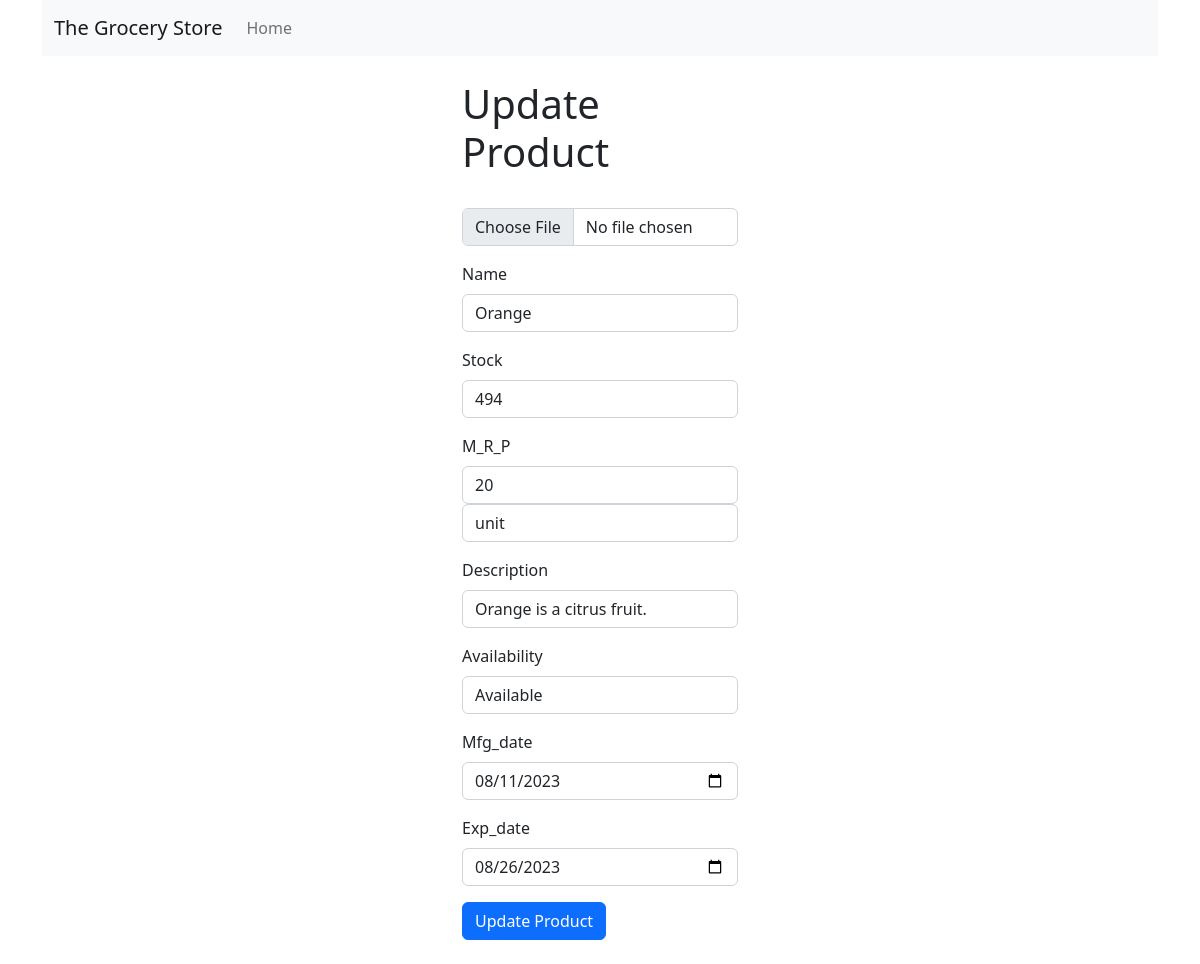
Page /product_update/2 (signed in) on the committed database.
### applications/models.py (models this page shows)
class Product(db.Model):
    __tablename__="products"
    id=db.Column(db.Integer,primary_key=True,autoincrement=True)
    name=db.Column(db.String,unique=True,nullable=False)
    stock=db.Column(db.Integer,nullable=False)
    description=db.Column(db.String)
    availability=db.Column(db.String,nullable=False)
    mfg_date=db.Column(db.String,nullable=False)
    exp_date=db.Column(db.String,nullable=False)
    m_r_p=db.Column(db.Integer,nullable=False)
    type=db.Column(db.String,nullable=False)
    owner=db.Column(db.Integer,nullable=False)
    cat_id=db.Column(db.Integer,nullable=False)

### applications/controllers.py (the view, shortened to what this page needs)
@app.route("/product_update/<product_id>", methods = ["GET", "POST"])
def product_update(product_id):
    if "user" in session:
        user = User.query.filter_by(name=session["user"]).first()
        if user.admin:
            product = Product.query.filter_by(id = product_id).first()
            if request.method == "GET":
                return render_template("product_update.html", product=product)
    return redirect("/home")

### templates/product_update.html (shortened to what this page needs)
<!DOCTYPE html>
<html lang="en">
<head>
    <link href="https://cdn.jsdelivr.net/npm/bootstrap@5.2.3/dist/css/bootstrap.min.css" rel="stylesheet">
</head>
<body>
    <div class="container">
        <nav class="navbar navbar-expand-lg bg-light">
            <div class="container-fluid">
                <a class="navbar-brand" href="#">The Grocery Store</a>
                  <div class="collapse navbar-collapse" id="navbarSupportedContent">
                    <ul class="navbar-nav me-auto mb-2 mb-lg-0">
                      <li class="nav-item">
                        <a class="nav-link activate" aria-current="page" href="/home">Home</a>
                      </li>
                    </ul>
            </div>
        </nav>
    </div>
    <div class="container py-4 py=xl-5 mx-auto col-xl-3">
        <h1>Update Product</h1>
        <br>
        <form method="POST" enctype="multipart/form-data">
            <div class="input-group mb-3">
                <input class="form-control" type="file" name="img" placeholder="Upload image" required>
            </div>
            <div class="mb-3">
                <label class="form-label">Name</label>
                <input type="text" class="form-control" name="name" value="{{product.name}}" aria-describedby="emailHelp">
            </div>
            <div class="mb-3">
                <label class="form-label">Stock</label>
                <input type="number" class="form-control" name="stock" value="{{product.stock}}" >
            </div>
            <div class="mb-3">
                <label class="form-label">M_R_P</label>
                <input type="number" class="form-control" name="m_r_p" value="{{product.m_r_p}}">
                <input type="text" class="form-control" name="type"  value="{{product.type}}" placeholder="kg/unit/lt">
            </div>
            <div class="mb-3">
                <label class="form-label">Description</label>
                <input type="text" class="form-control" name="description" value="{{product.description}}">
            </div>
            <div class="mb-3">
                <label class="form-label">Availability</label>
                <input type="text" class="form-control" name="availability" value="{{product.availability}}">
            </div>
            <div class="mb-3">
                <label class="form-label">Mfg_date</label>
                <input type="date" class="form-control" name="mfg_date" value="{{product.mfg_date}}">
            </div>
            <div class="mb-3">
                <label class="form-label">Exp_date</label>
                <input type="date" class="form-control" name="exp_date" value="{{product.exp_date}}">
            </div>
            <button type="submit" class="btn btn-primary">Update Product</button>
        </form>
    </div>
</body>
</html>

### rows in the picture
Product: name "Orange", stock "494", m_r_p "20", type "unit", description "Orange is a citrus fruit.", availability "Available", mfg_date "08/11/2023", exp_date "08/26/2023"
